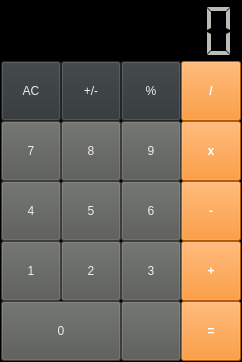
<?xml version="1.0" encoding="UTF-8"?>
<ui version="4.0">
 <class>Dialog</class>
 <widget class="QDialog" name="Dialog">
  <property name="geometry">
   <rect>
    <x>0</x>
    <y>0</y>
    <width>242</width>
    <height>362</height>
   </rect>
  </property>
  <property name="windowTitle">
   <string>Calculator</string>
  </property>
  <property name="styleSheet">
   <string notr="true">border-color: rgb(0, 0, 0);
background-color: rgb(0, 0, 0);
color: rgb(0, 0, 0);</string>
  </property>
  <layout class="QVBoxLayout" name="verticalLayout">
   <property name="spacing">
    <number>0</number>
   </property>
   <property name="leftMargin">
    <number>0</number>
   </property>
   <property name="topMargin">
    <number>0</number>
   </property>
   <property name="rightMargin">
    <number>0</number>
   </property>
   <property name="bottomMargin">
    <number>0</number>
   </property>
   <item>
    <widget class="QFrame" name="frame_2">
     <property name="frameShape">
      <enum>QFrame::StyledPanel</enum>
     </property>
     <property name="frameShadow">
      <enum>QFrame::Raised</enum>
     </property>
     <layout class="QVBoxLayout" name="verticalLayout_2">
      <property name="spacing">
       <number>0</number>
      </property>
      <property name="leftMargin">
       <number>0</number>
      </property>
      <property name="topMargin">
       <number>0</number>
      </property>
      <property name="rightMargin">
       <number>0</number>
      </property>
      <property name="bottomMargin">
       <number>0</number>
      </property>
      <item>
       <widget class="QLCDNumber" name="lcdDisplay">
        <property name="minimumSize">
         <size>
          <width>180</width>
          <height>60</height>
         </size>
        </property>
        <property name="maximumSize">
         <size>
          <width>16777215</width>
          <height>60</height>
         </size>
        </property>
        <property name="styleSheet">
         <string notr="true">background-color: rgb(0, 0, 0);
color: rgb(186, 189, 182);
font: 75 16pt &quot;Sawasdee&quot;;</string>
        </property>
        <property name="frameShadow">
         <enum>QFrame::Plain</enum>
        </property>
        <property name="lineWidth">
         <number>0</number>
        </property>
        <property name="digitCount">
         <number>8</number>
        </property>
        <property name="segmentStyle">
         <enum>QLCDNumber::Flat</enum>
        </property>
       </widget>
      </item>
      <item>
       <widget class="QFrame" name="frame">
        <property name="styleSheet">
         <string notr="true">background-color: rgb(0, 0, 0);</string>
        </property>
        <property name="frameShape">
         <enum>QFrame::Box</enum>
        </property>
        <property name="frameShadow">
         <enum>QFrame::Plain</enum>
        </property>
        <property name="lineWidth">
         <number>0</number>
        </property>
        <layout class="QGridLayout" name="gridLayout">
         <property name="leftMargin">
          <number>0</number>
         </property>
         <property name="topMargin">
          <number>0</number>
         </property>
         <property name="rightMargin">
          <number>0</number>
         </property>
         <property name="bottomMargin">
          <number>0</number>
         </property>
         <property name="spacing">
          <number>0</number>
         </property>
         <item row="0" column="4">
          <widget class="QToolButton" name="btnDivision">
           <property name="minimumSize">
            <size>
             <width>60</width>
             <height>60</height>
            </size>
           </property>
           <property name="styleSheet">
            <string notr="true">background-color: rgb(253, 128, 8);
color: rgb(255, 255, 255);
font: 20pt &quot;Arial&quot;;
font-weight: bold;</string>
           </property>
           <property name="text">
            <string>/</string>
           </property>
           <property name="toolButtonStyle">
            <enum>Qt::ToolButtonTextOnly</enum>
           </property>
          </widget>
         </item>
         <item row="2" column="0">
          <widget class="QToolButton" name="btn4">
           <property name="minimumSize">
            <size>
             <width>60</width>
             <height>60</height>
            </size>
           </property>
           <property name="styleSheet">
            <string notr="true">font: 75 20pt &quot;Arial&quot;;
color: rgb(238, 238, 236);
background-color: rgb(85, 87, 83);</string>
           </property>
           <property name="text">
            <string>4</string>
           </property>
           <property name="toolButtonStyle">
            <enum>Qt::ToolButtonTextOnly</enum>
           </property>
          </widget>
         </item>
         <item row="1" column="0">
          <widget class="QToolButton" name="btn7">
           <property name="minimumSize">
            <size>
             <width>60</width>
             <height>60</height>
            </size>
           </property>
           <property name="styleSheet">
            <string notr="true">font: 75 20pt &quot;Arial&quot;;
color: rgb(238, 238, 236);
background-color: rgb(85, 87, 83);</string>
           </property>
           <property name="text">
            <string>7</string>
           </property>
           <property name="toolButtonStyle">
            <enum>Qt::ToolButtonTextOnly</enum>
           </property>
          </widget>
         </item>
         <item row="1" column="4">
          <widget class="QToolButton" name="btnMultiplication">
           <property name="minimumSize">
            <size>
             <width>60</width>
             <height>60</height>
            </size>
           </property>
           <property name="styleSheet">
            <string notr="true">background-color: rgb(253, 128, 8);
color: rgb(255, 255, 255);
font: 20pt &quot;Arial&quot;;
font-weight: bold;</string>
           </property>
           <property name="text">
            <string>x</string>
           </property>
           <property name="toolButtonStyle">
            <enum>Qt::ToolButtonTextOnly</enum>
           </property>
          </widget>
         </item>
         <item row="1" column="1">
          <widget class="QToolButton" name="btn8">
           <property name="minimumSize">
            <size>
             <width>60</width>
             <height>60</height>
            </size>
           </property>
           <property name="styleSheet">
            <string notr="true">font: 75 20pt &quot;Arial&quot;;
color: rgb(238, 238, 236);
background-color: rgb(85, 87, 83);</string>
           </property>
           <property name="text">
            <string>8</string>
           </property>
          </widget>
         </item>
         <item row="3" column="0">
          <widget class="QToolButton" name="btn1">
           <property name="minimumSize">
            <size>
             <width>60</width>
             <height>60</height>
            </size>
           </property>
           <property name="styleSheet">
            <string notr="true">font: 75 20pt &quot;Arial&quot;;
color: rgb(238, 238, 236);
background-color: rgb(85, 87, 83);</string>
           </property>
           <property name="text">
            <string>1</string>
           </property>
           <property name="toolButtonStyle">
            <enum>Qt::ToolButtonTextOnly</enum>
           </property>
          </widget>
         </item>
         <item row="0" column="3">
          <widget class="QToolButton" name="btnPercent">
           <property name="minimumSize">
            <size>
             <width>60</width>
             <height>60</height>
            </size>
           </property>
           <property name="styleSheet">
            <string notr="true">font: 75 20pt &quot;Arial&quot;;
color: rgb(238, 238, 236);
background-color: rgb(46, 52, 54);</string>
           </property>
           <property name="text">
            <string>%</string>
           </property>
           <property name="toolButtonStyle">
            <enum>Qt::ToolButtonTextOnly</enum>
           </property>
          </widget>
         </item>
         <item row="3" column="3">
          <widget class="QToolButton" name="btn3">
           <property name="minimumSize">
            <size>
             <width>60</width>
             <height>60</height>
            </size>
           </property>
           <property name="styleSheet">
            <string notr="true">font: 75 20pt &quot;Arial&quot;;
color: rgb(238, 238, 236);
background-color: rgb(85, 87, 83);</string>
           </property>
           <property name="text">
            <string>3</string>
           </property>
           <property name="toolButtonStyle">
            <enum>Qt::ToolButtonTextOnly</enum>
           </property>
          </widget>
         </item>
         <item row="2" column="4">
          <widget class="QToolButton" name="btnMinus">
           <property name="minimumSize">
            <size>
             <width>60</width>
             <height>60</height>
            </size>
           </property>
           <property name="styleSheet">
            <string notr="true">background-color: rgb(253, 128, 8);
color: rgb(255, 255, 255);
font: 20pt &quot;Arial&quot;;
font-weight: bold;</string>
           </property>
           <property name="text">
            <string>-</string>
           </property>
           <property name="toolButtonStyle">
            <enum>Qt::ToolButtonTextOnly</enum>
           </property>
          </widget>
         </item>
         <item row="3" column="1">
          <widget class="QToolButton" name="btn2">
           <property name="minimumSize">
            <size>
             <width>60</width>
             <height>60</height>
            </size>
           </property>
           <property name="styleSheet">
            <string notr="true">font: 75 20pt &quot;Arial&quot;;
color: rgb(238, 238, 236);
background-color: rgb(85, 87, 83);</string>
           </property>
           <property name="text">
            <string>2</string>
           </property>
           <property name="toolButtonStyle">
            <enum>Qt::ToolButtonTextOnly</enum>
           </property>
          </widget>
         </item>
         <item row="0" column="0">
          <widget class="QToolButton" name="btnAC">
           <property name="minimumSize">
            <size>
             <width>60</width>
             <height>60</height>
            </size>
           </property>
           <property name="styleSheet">
            <string notr="true">font: 75 20pt &quot;Arial&quot;;
color: rgb(238, 238, 236);
background-color: rgb(46, 52, 54);</string>
           </property>
           <property name="text">
            <string>AC</string>
           </property>
           <property name="toolButtonStyle">
            <enum>Qt::ToolButtonTextOnly</enum>
           </property>
          </widget>
         </item>
         <item row="1" column="3">
          <widget class="QToolButton" name="btn9">
           <property name="minimumSize">
            <size>
             <width>60</width>
             <height>60</height>
            </size>
           </property>
           <property name="styleSheet">
            <string notr="true">font: 75 20pt &quot;Arial&quot;;
color: rgb(238, 238, 236);
background-color: rgb(85, 87, 83);</string>
           </property>
           <property name="text">
            <string>9</string>
           </property>
           <property name="toolButtonStyle">
            <enum>Qt::ToolButtonTextOnly</enum>
           </property>
          </widget>
         </item>
         <item row="4" column="4">
          <widget class="QToolButton" name="btnEqual">
           <property name="minimumSize">
            <size>
             <width>60</width>
             <height>60</height>
            </size>
           </property>
           <property name="styleSheet">
            <string notr="true">background-color: rgb(253, 128, 8);
color: rgb(255, 255, 255);
font: 20pt &quot;Arial&quot;;
font-weight: bold;</string>
           </property>
           <property name="text">
            <string>=</string>
           </property>
           <property name="toolButtonStyle">
            <enum>Qt::ToolButtonTextOnly</enum>
           </property>
          </widget>
         </item>
         <item row="2" column="1">
          <widget class="QToolButton" name="btn5">
           <property name="minimumSize">
            <size>
             <width>60</width>
             <height>60</height>
            </size>
           </property>
           <property name="styleSheet">
            <string notr="true">font: 75 20pt &quot;Arial&quot;;
color: rgb(238, 238, 236);
background-color: rgb(85, 87, 83);</string>
           </property>
           <property name="text">
            <string>5</string>
           </property>
           <property name="toolButtonStyle">
            <enum>Qt::ToolButtonTextOnly</enum>
           </property>
          </widget>
         </item>
         <item row="4" column="0" colspan="2">
          <widget class="QToolButton" name="btn0">
           <property name="minimumSize">
            <size>
             <width>120</width>
             <height>60</height>
            </size>
           </property>
           <property name="styleSheet">
            <string notr="true">font: 75 20pt &quot;Arial&quot;;
color: rgb(238, 238, 236);
background-color: rgb(85, 87, 83);</string>
           </property>
           <property name="text">
            <string>0</string>
           </property>
           <property name="toolButtonStyle">
            <enum>Qt::ToolButtonTextOnly</enum>
           </property>
          </widget>
         </item>
         <item row="2" column="3">
          <widget class="QToolButton" name="btn6">
           <property name="minimumSize">
            <size>
             <width>60</width>
             <height>60</height>
            </size>
           </property>
           <property name="styleSheet">
            <string notr="true">font: 75 20pt &quot;Arial&quot;;
color: rgb(238, 238, 236);
background-color: rgb(85, 87, 83);</string>
           </property>
           <property name="text">
            <string>6</string>
           </property>
           <property name="toolButtonStyle">
            <enum>Qt::ToolButtonTextOnly</enum>
           </property>
          </widget>
         </item>
         <item row="4" column="3">
          <widget class="QToolButton" name="btnDecimal">
           <property name="minimumSize">
            <size>
             <width>60</width>
             <height>60</height>
            </size>
           </property>
           <property name="styleSheet">
            <string notr="true">font: 75 20pt &quot;Arial&quot;;
color: rgb(238, 238, 236);
background-color: rgb(85, 87, 83);</string>
           </property>
           <property name="text">
            <string/>
           </property>
           <property name="toolButtonStyle">
            <enum>Qt::ToolButtonTextOnly</enum>
           </property>
          </widget>
         </item>
         <item row="3" column="4">
          <widget class="QToolButton" name="btnPlus">
           <property name="minimumSize">
            <size>
             <width>60</width>
             <height>60</height>
            </size>
           </property>
           <property name="styleSheet">
            <string notr="true">background-color: rgb(253, 128, 8);
color: rgb(255, 255, 255);
font: 20pt &quot;Arial&quot;;
font-weight: bold;</string>
           </property>
           <property name="text">
            <string>+</string>
           </property>
           <property name="toolButtonStyle">
            <enum>Qt::ToolButtonTextOnly</enum>
           </property>
          </widget>
         </item>
         <item row="0" column="1">
          <widget class="QToolButton" name="btnSignal">
           <property name="minimumSize">
            <size>
             <width>60</width>
             <height>60</height>
            </size>
           </property>
           <property name="styleSheet">
            <string notr="true">font: 75 14pt &quot;Arial&quot;;
color: rgb(238, 238, 236);
background-color: rgb(46, 52, 54);</string>
           </property>
           <property name="text">
            <string>+/-</string>
           </property>
           <property name="toolButtonStyle">
            <enum>Qt::ToolButtonTextOnly</enum>
           </property>
          </widget>
         </item>
        </layout>
       </widget>
      </item>
     </layout>
    </widget>
   </item>
  </layout>
 </widget>
 <tabstops>
  <tabstop>btnAC</tabstop>
  <tabstop>btnSignal</tabstop>
  <tabstop>btnPercent</tabstop>
  <tabstop>btnDivision</tabstop>
  <tabstop>btn7</tabstop>
  <tabstop>btn8</tabstop>
  <tabstop>btn9</tabstop>
  <tabstop>btnMultiplication</tabstop>
  <tabstop>btn4</tabstop>
  <tabstop>btn5</tabstop>
  <tabstop>btn6</tabstop>
  <tabstop>btnMinus</tabstop>
  <tabstop>btn1</tabstop>
  <tabstop>btn2</tabstop>
  <tabstop>btn3</tabstop>
  <tabstop>btnPlus</tabstop>
  <tabstop>btn0</tabstop>
  <tabstop>btnDecimal</tabstop>
  <tabstop>btnEqual</tabstop>
 </tabstops>
 <resources/>
 <connections/>
</ui>
